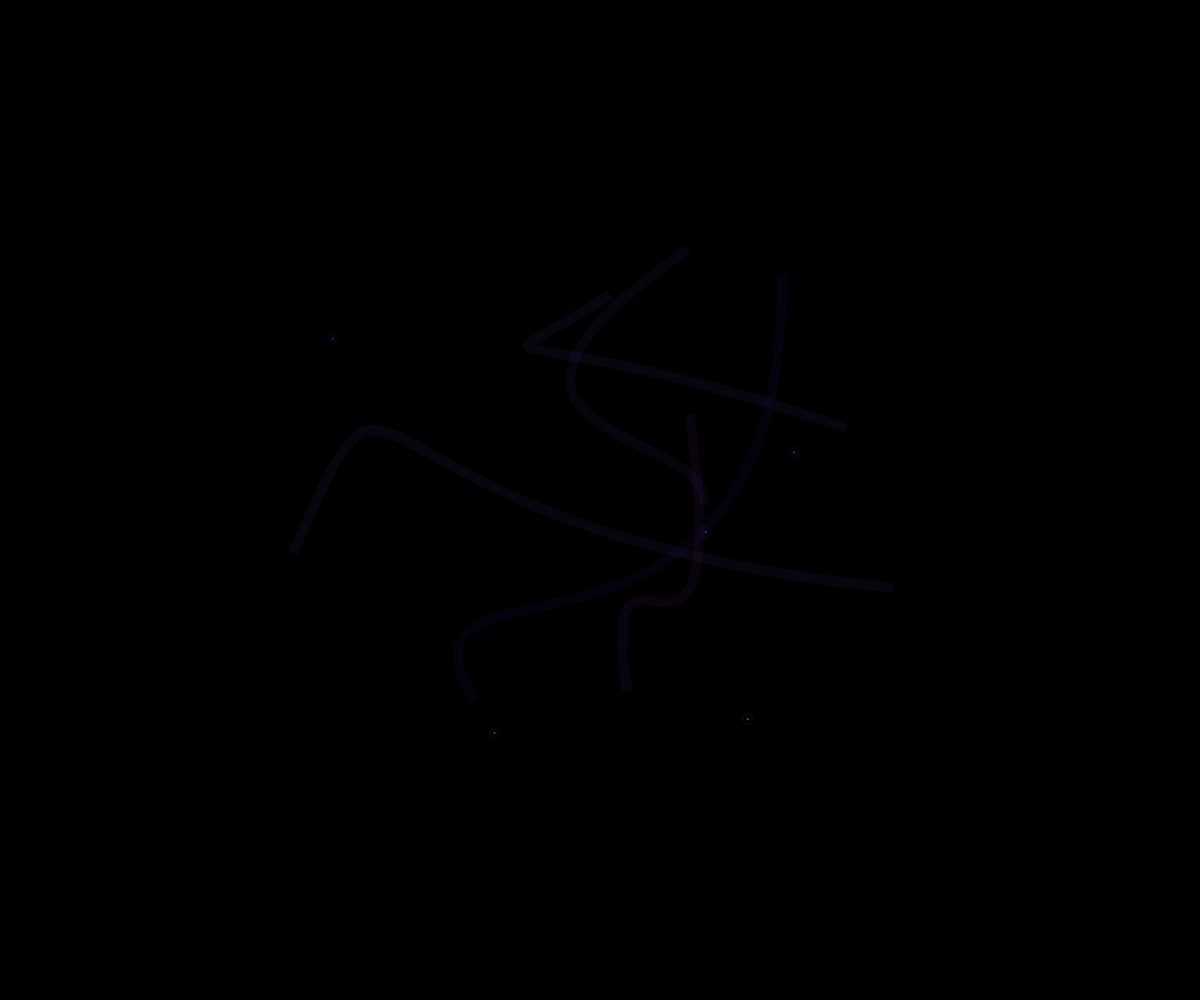
Frame 1 (no input)
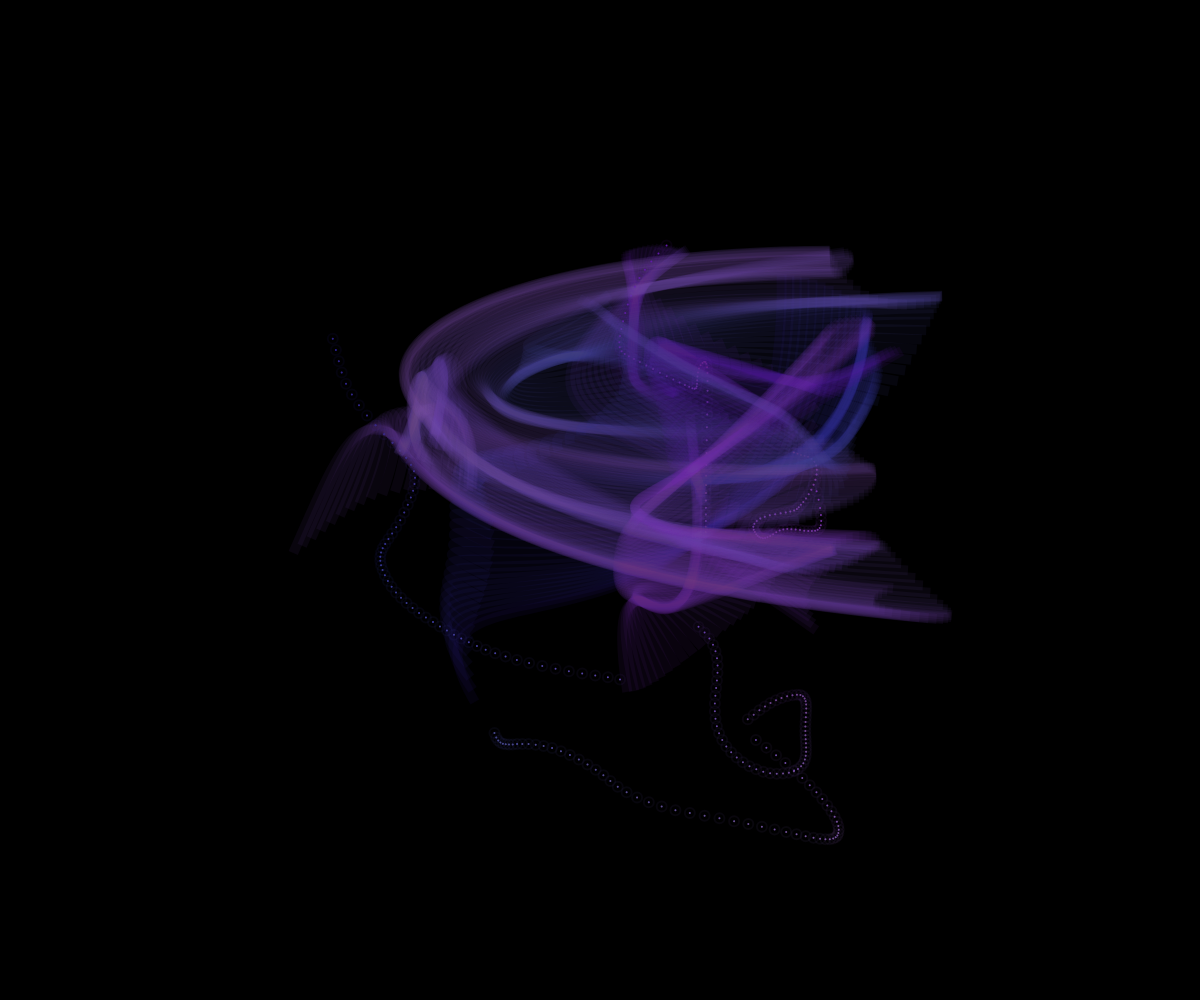
Frame 60 (no input)
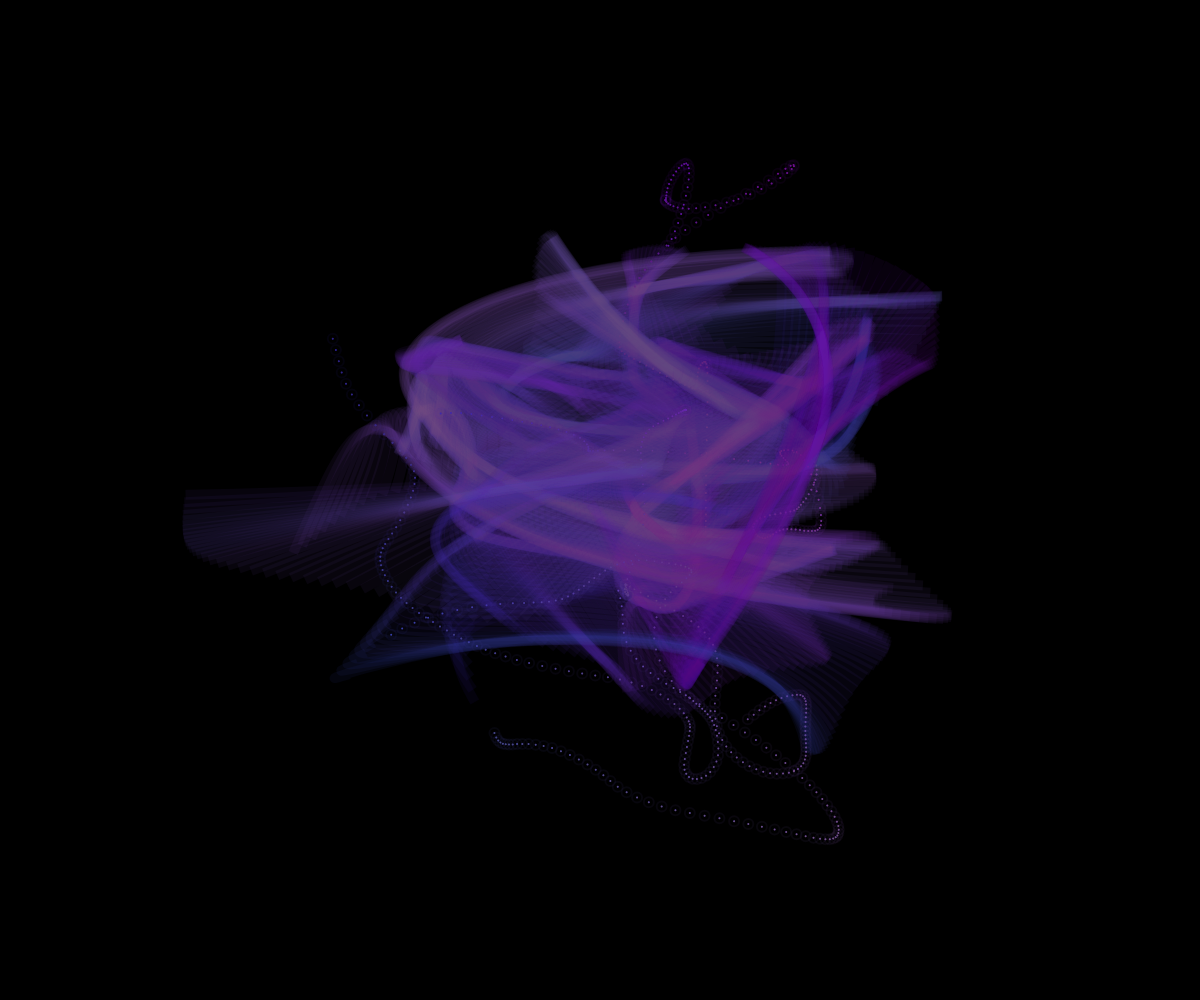
Frame 120 (the mouse pressed at the canvas centre since frame 60)

The p5.js sketch that drew these frames (run headless with seeded random() and noise() and a simulated clock; from frame 60 on, the mouse is pressed at the canvas centre):

// p5.js sketch
// ── sketch.js
var w, h;
var quanti = 5; // vertici
var c = []; // array vuoto che contiene gli elementi (camminatori)
var speedMax = 0.02; // velocità movimento

function setup() {
  createCanvas((w = windowWidth), (h = windowHeight));
  strokeWeight(10); // spessore linea
  strokeCap(SQUARE); // estremità tonde

  // crea n oggetti di classe Camminatore
  for (var i = 0; i < quanti; i++) {
    c.push(new Camminatore(i));
  }
}

function draw() {
  background(0, 1); // trasparenza 10 per fare fade

  // per tutti i camminatori chiama i diversi metodi (metodo = funzione)
  for (var i = 0; i < quanti; i++) {
    c[i].move(); // esegue .move per gli elementi "i" dell'array "c"
    c[i].display(); // esegue .display per gli eleenti "i" dell'array "c"
  }
}

// classe
function Camminatore(_id) {
  background(0); // background qui altrimenti si passa da bianco a nero
  // costruttore
  this.id = _id; // con this mi riferisco solo a quell'elemento lì

  this.x = random(w); // x iniziale
  this.y = random(h); // y iniziale

  this.speed = random(0, speedMax); // prende un numero tra 0 e speedMax
  this.tx = random(800); // valore random che rappresenta delta/incremento
  this.ty = random(50); // valore random che rappresenta delta/incremento

  // metodo move
  this.move = function () {
    this.x = w * noise(this.tx); // si moltiplica w sennò troppo piccolo
    this.y = h * noise(this.ty); // si moltiplica h sennò troppo piccolo

    this.tx += 0.01;
    // this.tx sarà uguale a se stesso più this.speed
    // valore cambia ad ogni frame
    // si moltiplica 0.01 per rallentare/accelerare movimento
    this.ty += 0.01;
    // this.ty sarà uguale a se stesso più this.speed
    // valore cambia ad ogni frame
    // si moltiplica 0.01 per rallentare/accelerare movimento
  };

  // metodo display
  this.display = function () {
    this.r = map(noise(this.tx), 0, 1, 0, 175);
    this.g = map(noise(this.ty), 0, 1, 0, 100);
    this.b = map(noise(this.speed), 0, 1, 0, 255);

    stroke(this.r, this.g, this.b, 20);
    noFill();
    var x1 = width * noise(this.tx + 85);
    var x2 = width * noise(this.tx + 75);
    var x3 = width * noise(this.tx + 65);
    var x4 = width * noise(this.tx + 55);
    var y1 = height * noise(this.ty + 55);
    var y2 = height * noise(this.ty + 65);
    var y3 = height * noise(this.ty + 75);
    var y4 = height * noise(this.ty + 85);
    bezier(x1, y1, x2, y2, x3, y3, x4, y4);
    
    fill(this.r, this.g, this.b);
    ellipse(this.x, this.y, 2, 2);
  };
}
